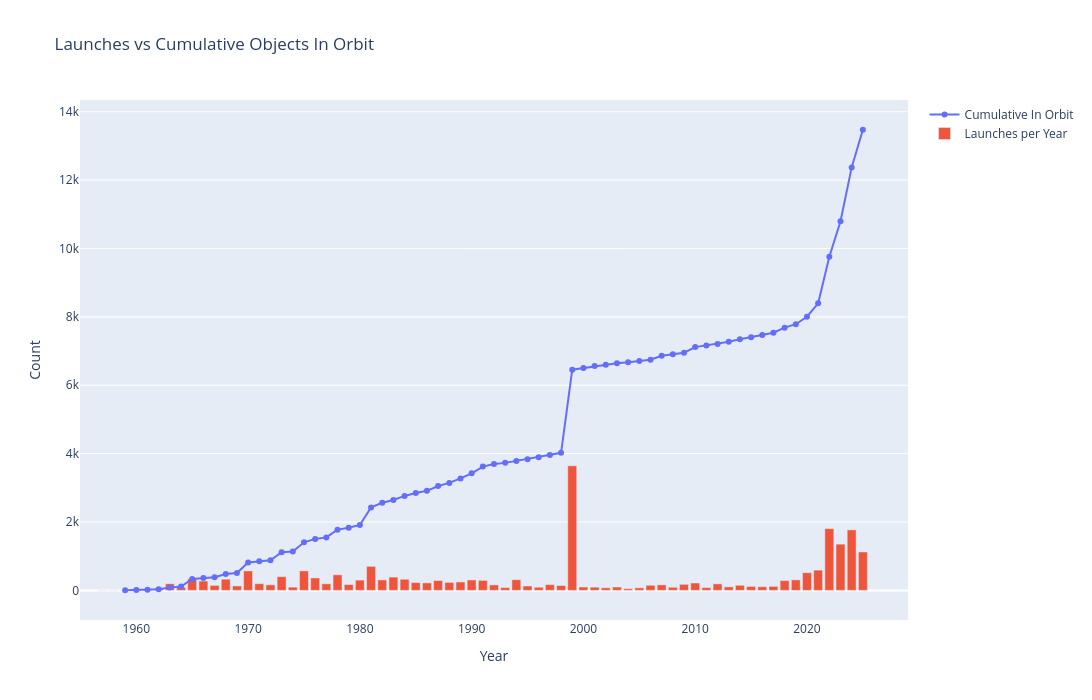

Notebook code for this chart:
### Code cell
import plotly.graph_objects as go

fig = go.Figure()
fig.add_trace(go.Scatter(x=cumulative_by_year.index, y=cumulative_by_year.values,
                         mode='lines+markers', name='Cumulative In Orbit'))
fig.add_trace(go.Bar(x=launches_by_year.index, y=launches_by_year.values,
                     name='Launches per Year'))

fig.update_layout(title='Launches vs Cumulative Objects In Orbit',
                  xaxis_title='Year', yaxis_title='Count',
                  barmode='overlay', width=1200, height=700)
fig.show()
